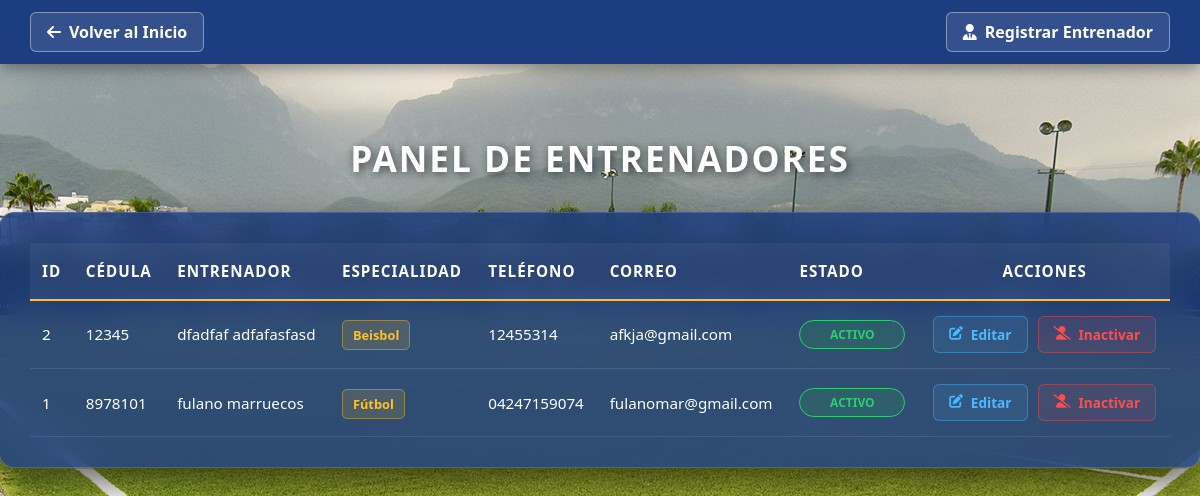
Screenshot of /vista/ver_entrenadores.php with the database file from the repository.
### tables this page shows
CREATE TABLE `entrenadores` (
  `id` int(11) NOT NULL,
  `cedula` varchar(20) NOT NULL,
  `nombre` varchar(100) NOT NULL,
  `apellido` varchar(100) NOT NULL,
  `disciplina_id` int(11) DEFAULT NULL,
  `telefono` varchar(20) DEFAULT NULL,
  `correo` varchar(100) DEFAULT NULL,
  `estado` enum('activo','inactivo') NOT NULL
);

CREATE TABLE `disciplinas` (
  `id` int(11) NOT NULL,
  `nombre_disciplina` varchar(50) NOT NULL
);

### controlador/controlador_entrenadores.php (called while the page is built, shortened)
<?php
require_once 'conexion.php';
$sql = "SELECT
            e.id,
            e.cedula,
            e.nombre,
            e.apellido,
            e.telefono,
            e.correo,
            e.estado,
            d.nombre_disciplina
        FROM entrenadores e
        LEFT JOIN disciplinas d ON e.disciplina_id = d.id
        ORDER BY e.id DESC";
$resultado = $conexion->query($sql);
?>

### vista/ver_entrenadores.php (the view, shortened to what this page needs)
<?php
require_once '../controlador/controlador_entrenadores.php';
?>
<!DOCTYPE html>
<html lang="es">
<head>
    <link rel="stylesheet" href="../estilo/style11.css">
    <link rel="stylesheet" href="https://cdnjs.cloudflare.com/ajax/libs/font-awesome/6.0.0/css/all.min.css">
</head>
<body>
    <header class="main-header">
        <div class="header-container">
            <a href="../vista/inicio.php" class="btn-back">
                <i class="fas fa-arrow-left"></i> Volver al Inicio
            </a>
            <a href="registrar_entrenadores.php" class="btn-back">
                <i class="fas fa-user-tie"></i> Registrar Entrenador
            </a>
        </div>
    </header>
    <main class="central-container">
        <h1 class="main-title">Panel de Entrenadores</h1>
        <div class="glass-table-container">
            <?php if (isset($resultado) && $resultado->num_rows > 0): ?>
                <table class="user-table">
                    <thead>
                        <tr>
                            <th>ID</th>
                            <th>Cédula</th>
                            <th>Entrenador</th>
                            <th>Especialidad</th>
                            <th>Teléfono</th>
                            <th>Correo</th>
                            <th>Estado</th>
                            <th style="text-align: center;">Acciones</th>
                        </tr>
                    </thead>
                    <tbody>
                        <?php while($row = $resultado->fetch_assoc()): ?>
                            <tr>
                                <td><?php echo $row['id']; ?></td>
                                <td><?php echo htmlspecialchars($row['cedula']); ?></td>
                                <td><?php echo htmlspecialchars($row['nombre'] . " " . $row['apellido']); ?></td>
                                <td>
                                    <span class="badge-disciplina">
                                        <?php echo htmlspecialchars($row['nombre_disciplina'] ?? 'Sin asignar'); ?>
                                    </span>
                                </td>
                                <td><?php echo htmlspecialchars($row['telefono']); ?></td>
                                <td><?php echo htmlspecialchars($row['correo']); ?></td>
                                <td>
                                    <?php $clase = ($row['estado'] == 'activo') ? 'estado-activo' : 'estado-inactivo'; ?>
                                    <span class="badge-estado <?php echo $clase; ?>"><?php echo ucfirst($row['estado']); ?></span>
                                </td>
                                <td class="action-cell">
                                    <a href="editar_entrenador.php?id=<?php echo $row['id']; ?>" class="btn-table edit">
                                        <i class="fas fa-edit"></i> Editar
                                    </a>
                                    <?php if ($row['estado'] == 'activo'): ?>
                                        <a href="../controlador/controlador_estado_entrenador.php?id=<?php echo $row['id']; ?>&actual=activo" class="btn-inactivar">
                                            <i class="fas fa-user-slash"></i> Inactivar
                                        </a>
                                    <?php else: ?>
                                        <a href="../controlador/controlador_estado_entrenador.php?id=<?php echo $row['id']; ?>&actual=inactivo" class="btn-activar">
                                            <i class="fas fa-user-check"></i> Activar
                                        </a>
                                    <?php endif; ?>
                                </td>
                            </tr>
                        <?php endwhile; ?>
                    </tbody>
                </table>
            <?php endif; ?>
        </div>
    </main>
</body>
</html>

### estilo/style11.css (style rules this page uses)
body { margin: 0; padding: 0; font-family: 'Segoe UI', Roboto, Helvetica, Arial, sans-serif; background-image: url('../estilo/background_cancha.jpg'); background-size: cover; background-position: center; background-attachment: fixed; min-height: 100vh; }
.main-header { background-color: #1D3D81; width: 100%; padding: 12px 0; position: fixed; top: 0; z-index: 1000; box-shadow: 0 4px 15px rgba(0,0,0,0.4); }
.header-container { display: flex; justify-content: space-between; align-items: center; padding: 0 30px; }
.btn-back { background: rgba(255, 255, 255, 0.1); color: white; text-decoration: none; padding: 8px 16px; border-radius: 6px; border: 1px solid rgba(255, 255, 255, 0.4); font-weight: 600; transition: 0.3s; display: flex; align-items: center; gap: 8px; }
.central-container { padding-top: 110px; padding-bottom: 40px; display: flex; flex-direction: column; align-items: center; }
.main-title { color: white; font-size: 2.2rem; text-transform: uppercase; text-shadow: 2px 2px 10px rgba(0,0,0,0.6); margin-bottom: 30px; letter-spacing: 2px; }
.glass-table-container { background: rgba(29, 61, 129, 0.85); backdrop-filter: blur(15px); -webkit-backdrop-filter: blur(15px); border: 1px solid rgba(255, 255, 255, 0.15); border-radius: 15px; padding: 30px; width: 95%; max-width: 1450px; box-shadow: 0 15px 35px rgba(0,0,0,0.6); overflow-x: auto; }
.user-table { width: 100%; border-collapse: collapse; color: white; font-size: 0.95rem; }
.user-table thead tr { border-bottom: 2px solid #FBC02D; background: rgba(255, 255, 255, 0.05); }
.user-table th { padding: 18px 12px; text-transform: uppercase; font-weight: 700; letter-spacing: 1px; text-align: left; }
.user-table td { padding: 15px 12px; border-bottom: 1px solid rgba(255, 255, 255, 0.1); vertical-align: middle; }
.action-cell { display: flex; gap: 10px; justify-content: center; min-width: 220px; }
.btn-table, .btn-activar, .btn-inactivar { text-decoration: none; padding: 8px 15px; border-radius: 6px; font-size: 0.85rem; font-weight: 600; display: inline-flex; align-items: center; gap: 8px; transition: all 0.3s cubic-bezier(0.4, 0, 0.2, 1); border: 1px solid transparent; }
.btn-table.edit { background: rgba(77, 184, 255, 0.1); color: #4db8ff; border-color: rgba(77, 184, 255, 0.4); }
.btn-inactivar { background: rgba(255, 77, 77, 0.1); color: #ff4d4d; border-color: rgba(255, 77, 77, 0.4); }
.badge-estado { padding: 5px 12px; border-radius: 20px; font-size: 0.75rem; font-weight: bold; text-transform: uppercase; display: inline-block; text-align: center; min-width: 80px; }
.estado-activo { background: rgba(40, 167, 69, 0.2); color: #2ecc71; border: 1px solid #2ecc71; }
.badge-disciplina { background: rgba(251, 192, 45, 0.15); color: #FBC02D; padding: 5px 10px; border-radius: 5px; font-size: 0.8rem; font-weight: 600; border: 1px solid rgba(251, 192, 45, 0.4); }

### rows the page displays
entrenadores: id "2", cedula "12345", nombre+apellido "dfadfaf adfafasfasd", disciplina.nombre_disciplina "Beisbol", telefono "12455314", correo "afkja@gmail.com", estado "ACTIVO"
entrenadores: id "1", cedula "8978101", nombre+apellido "fulano marruecos", disciplina.nombre_disciplina "Fútbol", telefono "04247159074", correo "fulanomar@gmail.com", estado "ACTIVO"
